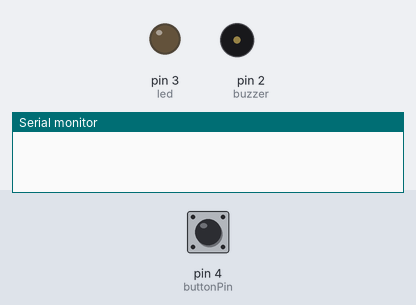
Bench run of a sketch on a simulated Arduino Uno, built with avr-gcc and run on an emulated ATmega328P. On the bench: output pins drawn as LEDs (lit = HIGH), buzzer (waves = sounding, pin HIGH), the last lines printed to the serial monitor. Inputs (shaded band) come from the test bench; at power-on: pin 4 (buttonPin) LOW.

Above: at 1.2 s.
1.3 s: pin 4 (buttonPin) pulled HIGH for 0.15 s
At 2.0 s:
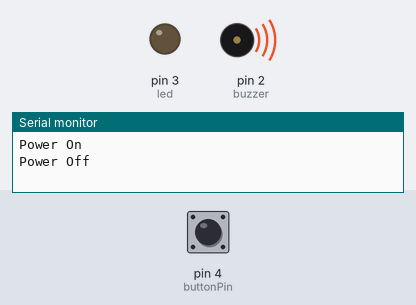
2.9 s: pin 4 (buttonPin) pulled HIGH for 3.2 s
At 3.7 s:
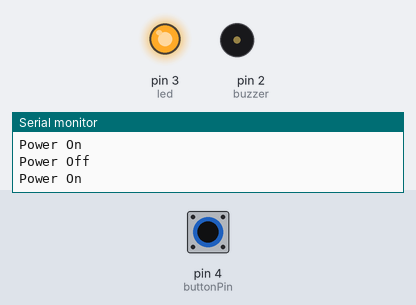
Timing chart, 0 to 7.6 s (numbered marks = the images above; inputs shaded):
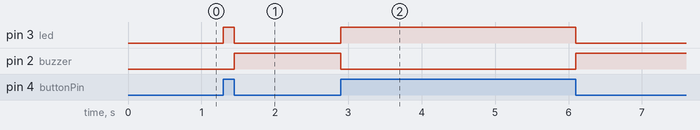

Measured:
- after the input at 1.3 s, pin 3 (led): LOW → HIGH at once, → LOW 0.15 s later; pin 2 (buzzer): LOW → HIGH after 0.15 s
- after the input at 2.9 s, pin 3 (led): LOW → HIGH at once, → LOW 3.2 s later; pin 2 (buzzer): HIGH → LOW at once, → HIGH 3.2 s later

The sketch:

M0062_Arduino.ino
```cpp
int buttonPin = 4;
int led = 3;
int buzzer = 2;
int buttonState = 0;
int I = 0;
void setup() {
  pinMode(buttonPin, INPUT);
  pinMode(led, OUTPUT);
  pinMode(buzzer, OUTPUT);
  Serial.begin(9600);
}
void loop() {
  buttonState = digitalRead(buttonPin);
  if (I != buttonState ) {
    I = buttonState;
    if (buttonState == HIGH) {
      digitalWrite(led, HIGH);
      digitalWrite(buzzer, LOW);
      Serial.println("Power On");
    }
    else {
      digitalWrite(led, LOW);
      digitalWrite(buzzer, HIGH);
      Serial.println("Power Off");
    }
  }
}
```
